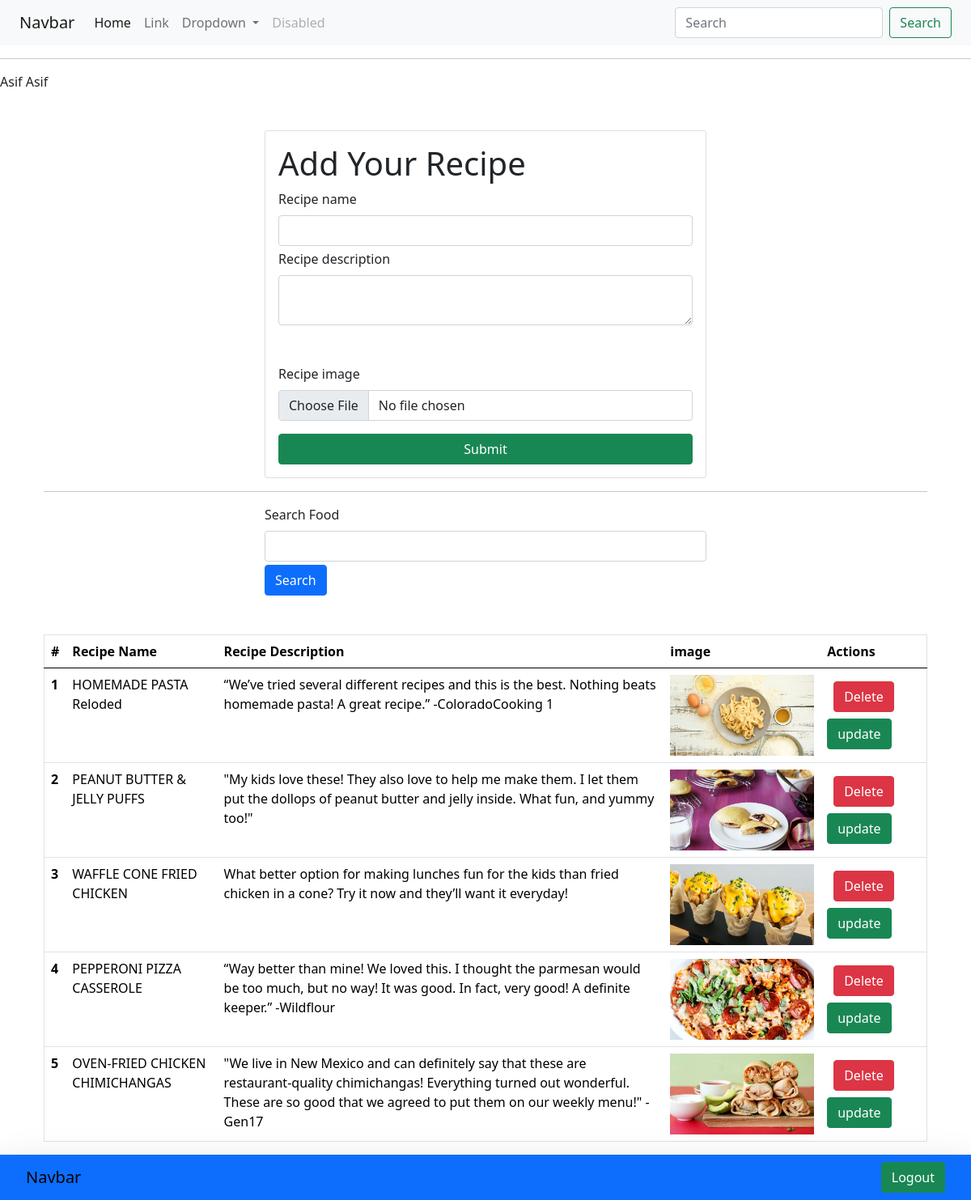
The page /recipes/ (signed in) on the database its author committed.
### vege/models.py (models this page shows)
class Recipe(models.Model):
    user = models.ForeignKey(User, on_delete=models.SET_NULL, null=True, blank=True)
    recipe_name = models.CharField(max_length=100)
    recipe_description = models.TextField()
    recipe_image = models.ImageField(upload_to="images")
    recipe_view_count = models.IntegerField(default = 1)

### vege/views.py (the view, shortened to what this page needs)
# urls.py: path('recipes/', recipes , name="recipes"),
@login_required(login_url = "/login/")
def recipes(request):
    queryset = Recipe.objects.all()
    if request.GET.get('search'):
        queryset = queryset.filter(recipe_name__icontains = request.GET.get("search"))
    context = {"recipes": queryset}
    return render(request, "recipes.html", context)

### vege/templates/recipes.html (shortened to what this page needs)
{% extends "base.html" %} {% block start %}
<hr> {{request.user}} {{request.user}}
<div class="container mt-5">
    <form class="col-6 mx-auto card p-3" method="post" enctype="multipart/form-data">
        <h1> Add Your Recipe </h1>
        <div class="mb-1">
            <label for="exampleInputEmail1" class="form-label">Recipe name</label>
            <input type="text" class="form-control" name="recipe_name" required>
        </div>
        <div class="mb-5 ">
            <label for="exampleInputPassword1 " class="form-label "> Recipe description </label>
            <textarea class="form-control " name="recipe_description " required> </textarea>
        </div>
        <div class="mb-3 ">
            <label for="exampleInputPassword1 " class="form-label "> Recipe image </label>
            <input type="file" class="form-control" name="recipe_image ">
        </div>
        <button type="submit " class="btn btn-success ">Submit</button>
    </form>
    <hr>
    <div class="mt-">
        <div class="mx-auto col-6">
            <form>
                <div class="mb-1">
                    <label for="exampleInputEmail1" class="form-label">Search Food </label>
                    <input name="Search" type="text" class="form-control">
                </div>
                <button type="submit" class="btn btn-primary"> Search </button>
            </form>
        </div>
    </div>
    <table class="table mt-5">
        <thead>
            <tr>
                <th scope="col">#</th>
                <th scope="col">Recipe Name </th>
                <th scope="col">Recipe Description </th>
                <th scope="col">image </th>
                <th scope="col">Actions </th>
            </tr>
        </thead>
        <tbody>
            {% for recipe in recipes %}
            <tr>
                <th scope="row"> {{ forloop.counter }}</th>
                <td>{{recipe.recipe_name}}</td>
                <td>{{recipe.recipe_description}}</td>
                <td>
                    <img src="/media/{{recipe.recipe_image}}" style="height: 100px;"> </td>
                <td>
                    <a href="/delete-recipe/{{recipe.id}}" class="btn btn-danger m-2"> Delete</a>
                    <a href="/update-recipe/{{recipe.id}}" class="btn btn-success"> update </a>
                </td>
            </tr>
            {% endfor %}
        </tbody>
    </table>
</div>
{% endblock %}

### home/templates/base.html (shortened to what this page needs)
<!DOCTYPE html>
<html lang="en">
<head>
    <link href="https://cdn.jsdelivr.net/npm/bootstrap@5.3.2/dist/css/bootstrap.min.css" rel="stylesheet">
</head>
<body>
    <link href="https://cdn.jsdelivr.net/npm/bootstrap@5.0.2/dist/css/bootstrap.min.css" rel="stylesheet">
    <nav class="navbar navbar-expand-lg navbar-light bg-light">
        <div class="container-fluid">
            <a class="navbar-brand" href="#">Navbar</a>
            <div class="collapse navbar-collapse" id="navbarSupportedContent">
                <ul class="navbar-nav me-auto mb-2 mb-lg-0">
                    <li class="nav-item">
                        <a class="nav-link active" aria-current="page" href="#">Home</a>
                    </li>
                    <li class="nav-item">
                        <a class="nav-link" href="#">Link</a>
                    </li>
                    <li class="nav-item dropdown">
                        <a class="nav-link dropdown-toggle" href="#" id="navbarDropdown" role="button" data-bs-toggle="dropdown" aria-expanded="false">
                  Dropdown
                </a>
                    </li>
                    <li class="nav-item">
                        <a class="nav-link disabled" href="#" tabindex="-1" aria-disabled="true">Disabled</a>
                    </li>
                </ul>
                <form class="d-flex">
                    <input name="search" class="form-control me-2" type="search" placeholder="Search" aria-label="Search">
                    <button class="btn btn-outline-success" type="submit">Search</button>
                </form>
            </div>
        </div>
    </nav>
    {%block start %} {% endblock %}
    <nav class="navbar p-2 bg-primary shadow-lg">
        <div class="container-fluid">
            <a class="navbar-brand">Navbar</a>
            <form class="d-flex" role="search">
                {% if request.user.is_authenticated %}
                <a href="/logout/" class="btn btn-success" type="submit">Logout</a> {% else %}
                <a href="/login /" class="btn btn-success" type="submit">Login </a> {% endif %}
            </form>
        </div>
    </nav>
</body>
</html>

### home/templates/base.html (style rules this page uses)
table, th, td { border: 1px solid black; }

### rows shown on the page
Recipe: recipe_name "HOMEMADE PASTA Reloded", recipe_description "“We’ve tried several different recipes and this is the best. Nothing beats homemade pasta! A great recipe.” -ColoradoCooking 1", recipe_image (picture)
Recipe: recipe_name "PEANUT BUTTER & JELLY PUFFS", recipe_description "\"My kids love these! They also love to help me make them. I let them put the dollops of peanut butter and jelly inside. What fun, and yummy too!\"", recipe_image (picture)
Recipe: recipe_name "WAFFLE CONE FRIED CHICKEN", recipe_description "What better option for making lunches fun for the kids than fried chicken in a cone? Try it now and they’ll want it everyday!", recipe_image (picture)
Recipe: recipe_name "PEPPERONI PIZZA CASSEROLE", recipe_description "“Way better than mine! We loved this. I thought the parmesan would be too much, but no way! It was good. In fact, very good! A definite keeper.” -Wildflour", recipe_image (picture)
Recipe: recipe_name "OVEN-FRIED CHICKEN CHIMICHANGAS", recipe_description "\"We live in New Mexico and can definitely say that these are restaurant-quality chimichangas! Everything turned out wonderful. These are so good that we agreed to put them on our weekly menu!\" -Gen17", recipe_image (picture)

### other values the page prints
{{ request.user }} "Asif"
